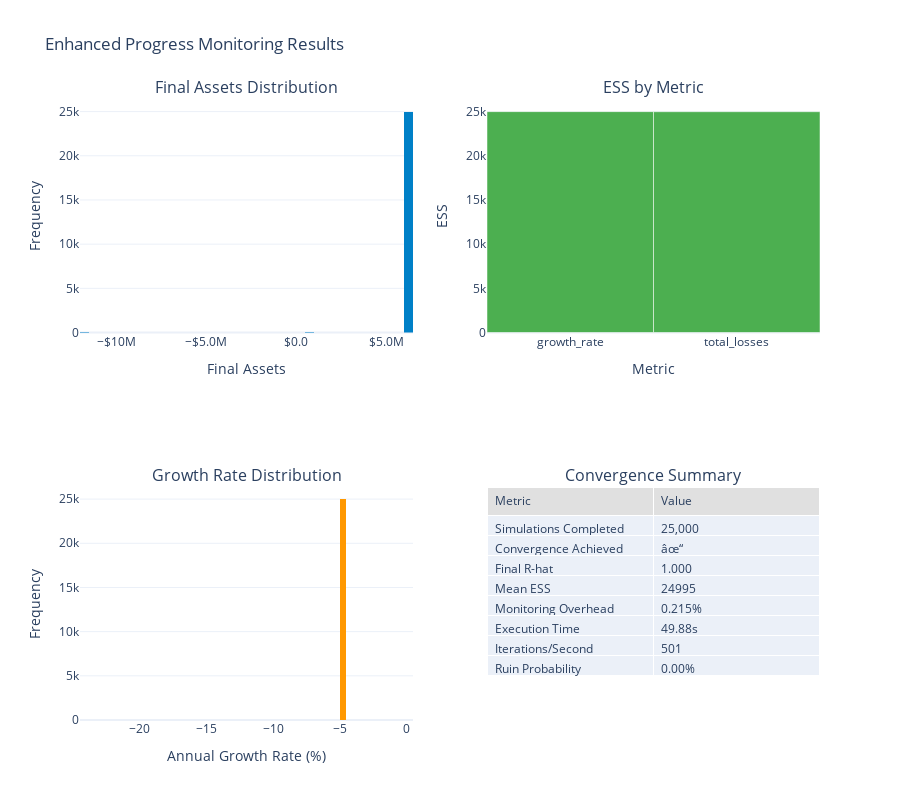

The code cell stored with this chart in its notebook:
### Markdown cell above
## 6. Enhanced Progress Monitoring with ESS

Demonstrate the new progress monitoring features with ESS calculation and convergence checks at specified intervals.

### Code cell
def demonstrate_progress_monitoring():
    """Demonstrate enhanced progress monitoring with ESS calculation."""
    
    print("ENHANCED PROGRESS MONITORING DEMONSTRATION")
    print("="*70)
    print("Features:")
    print("- Real-time progress tracking with ETA")
    print("- ESS calculation at convergence checkpoints")
    print("- Convergence checks at 10K, 25K, 50K, 100K iterations")
    print("- Early stopping when convergence achieved")
    print("- Performance overhead tracking (<1%)")
    print()
    
    # Setup simulation engine with large simulation count
    manufacturer_config = ManufacturerConfig(
        initial_assets=10_000_000,
        asset_turnover_ratio=0.5,
        base_operating_margin=0.08,
        tax_rate=0.25,
        retention_ratio=0.8
    )
    manufacturer = WidgetManufacturer(manufacturer_config)
    
    loss_generator = ManufacturingLossGenerator(
        attritional_params={
            'base_frequency': 5.0,
            'severity_mean': 50_000,
            'severity_cv': 0.8
        },
        large_params={
            'base_frequency': 0.5,
            'severity_mean': 2_000_000,
            'severity_cv': 1.2
        },
        seed=42
    )
    
    insurance_program = InsuranceProgram(layers=[
        EnhancedInsuranceLayer(0, 5_000_000, 0.015),
        EnhancedInsuranceLayer(5_000_000, 20_000_000, 0.008),
        EnhancedInsuranceLayer(25_000_000, 25_000_000, 0.004)
    ])
    
    # Configure for 100K simulations
    config = SimulationConfig(
        n_simulations=100_000,
        n_years=10,
        parallel=False,  # Use sequential to show progress
        progress_bar=False,  # Disable tqdm to use our progress monitor
        seed=42
    )
    
    engine = MonteCarloEngine(
        loss_generator=loss_generator,
        insurance_program=insurance_program,
        manufacturer=manufacturer,
        config=config
    )
    
    print("Running 100K simulations with enhanced progress monitoring...")
    print("(Early stopping enabled if R-hat < 1.1)")
    print()
    
    # Run with new progress monitoring
    results = engine.run_with_progress_monitoring(
        check_intervals=[10_000, 25_000, 50_000, 100_000],
        convergence_threshold=1.1,
        early_stopping=True,
        show_progress=True
    )
    
    print("\n" + "="*70)
    print("RESULTS SUMMARY")
    print("="*70)
    
    # Display results
    actual_iterations = results.metrics.get("actual_iterations", config.n_simulations)
    print(f"Simulations requested: {config.n_simulations:,}")
    print(f"Simulations completed: {actual_iterations:,}")
    
    if results.metrics.get("convergence_achieved"):
        print(f"âœ“ Convergence achieved at iteration {results.metrics.get('convergence_iteration'):,}")
        print(f"  Early stopping saved {config.n_simulations - actual_iterations:,} iterations")
        time_saved = (config.n_simulations - actual_iterations) / actual_iterations * results.execution_time
        print(f"  Estimated time saved: {time_saved:.1f}s")
    else:
        print("âœ— Convergence not achieved")
    
    print(f"\nExecution time: {results.execution_time:.2f}s")
    print(f"Speed: {actual_iterations/results.execution_time:.0f} iterations/second")
    print(f"Monitoring overhead: {results.metrics.get('monitoring_overhead_pct', 0):.3f}%")
    
    # Display convergence statistics
    if results.convergence:
        print("\nFinal Convergence Statistics:")
        for metric_name, stats in results.convergence.items():
            print(f"  {metric_name}:")
            print(f"    R-hat: {stats.r_hat:.3f}")
            print(f"    ESS: {stats.ess:.0f}")
            print(f"    MCSE: {stats.mcse:.4f}")
            print(f"    Converged: {'âœ“' if stats.converged else 'âœ—'}")
    
    # Create visualization of convergence progress
    fig = make_subplots(
        rows=2, cols=2,
        subplot_titles=(
            'Final Assets Distribution',
            'ESS by Metric',
            'Growth Rate Distribution',
            'Convergence Summary'
        ),
        specs=[
            [{'type': 'histogram'}, {'type': 'bar'}],
            [{'type': 'histogram'}, {'type': 'table'}]
        ]
    )
    
    # Final assets distribution
    fig.add_trace(
        go.Histogram(
            x=results.final_assets,
            nbinsx=50,
            name='Final Assets',
            marker_color=WSJ_COLORS['blue'],
            showlegend=False
        ),
        row=1, col=1
    )
    
    # ESS by metric
    if results.convergence:
        metric_names = list(results.convergence.keys())
        ess_values = [stats.ess for stats in results.convergence.values()]
        
        fig.add_trace(
            go.Bar(
                x=metric_names,
                y=ess_values,
                marker_color=WSJ_COLORS['green'],
                showlegend=False
            ),
            row=1, col=2
        )
    
    # Growth rate distribution
    fig.add_trace(
        go.Histogram(
            x=results.growth_rates * 100,
            nbinsx=50,
            name='Growth Rate',
            marker_color=WSJ_COLORS['orange'],
            showlegend=False
        ),
        row=2, col=1
    )
    
    # Convergence summary table
    summary_data = [
        ['Simulations Completed', f'{actual_iterations:,}'],
        ['Convergence Achieved', 'âœ“' if results.metrics.get("convergence_achieved") else 'âœ—'],
        ['Final R-hat', f'{list(results.convergence.values())[0].r_hat:.3f}' if results.convergence else 'N/A'],
        ['Mean ESS', f'{np.mean([s.ess for s in results.convergence.values()]):.0f}' if results.convergence else 'N/A'],
        ['Monitoring Overhead', f'{results.metrics.get("monitoring_overhead_pct", 0):.3f}%'],
        ['Execution Time', f'{results.execution_time:.2f}s'],
        ['Iterations/Second', f'{actual_iterations/results.execution_time:.0f}'],
        ['Ruin Probability', f'{results.ruin_probability*100:.2f}%']
    ]
    
    fig.add_trace(
        go.Table(
            header=dict(
                values=['Metric', 'Value'],
                fill_color=WSJ_COLORS['light_gray'],
                align='left'
            ),
            cells=dict(
                values=list(zip(*summary_data)),
                align='left'
            )
        ),
        row=2, col=2
    )
    
    # Update layout
    fig.update_layout(
        height=800,
        title_text="Enhanced Progress Monitoring Results",
        template='plotly_white',
        showlegend=False
    )
    
    fig.update_xaxes(title_text="Final Assets", row=1, col=1, tickformat='$.2s')
    fig.update_xaxes(title_text="Metric", row=1, col=2)
    fig.update_xaxes(title_text="Annual Growth Rate (%)", row=2, col=1)
    
    fig.update_yaxes(title_text="Frequency", row=1, col=1)
    fig.update_yaxes(title_text="ESS", row=1, col=2)
    fig.update_yaxes(title_text="Frequency", row=2, col=1)
    
    fig.show()
    
    return results

# Run demonstration
try:
    results = demonstrate_progress_monitoring()
except Exception as e:
    print(f"Note: Progress monitoring demo requires enhanced features: {e}")
    print("Running standard simulation instead...")
    
    # Fallback to standard simulation
    engine = setup_simulation_engine(n_simulations=10000, n_years=10, parallel=False)
    results = engine.run()
    print(f"\nStandard simulation completed:")
    print(f"  Simulations: {engine.config.n_simulations:,}")
    print(f"  Execution time: {results.execution_time:.2f}s")
    print(f"  Ruin probability: {results.ruin_probability*100:.2f}%")

### Figure 1 — Plotly figure (JSON) as saved in the notebook; plotly's stock layout.template omitted (floating-point values rounded to 4 significant figures; data arrays with more than 128 entries replaced by an {"elided": "..."} marker saying what was removed)
{"data": [{"marker": {"color": "#0080C7"}, "name": "Final Assets", "nbinsx": 50, "showlegend": false, "type": "histogram", "x": {"elided": "25000 float values"}, "xaxis": "x", "yaxis": "y"}, {"marker": {"color": "#4CAF50"}, "showlegend": false, "type": "bar", "x": ["growth_rate", "total_losses"], "xaxis": "x2", "y": [25000.0, 24990.0], "yaxis": "y2"}, {"marker": {"color": "#FF9800"}, "name": "Growth Rate", "nbinsx": 50, "showlegend": false, "type": "histogram", "x": {"elided": "25000 float values"}, "xaxis": "x3", "yaxis": "y3"}, {"cells": {"align": "left", "values": [["Simulations Completed", "Convergence Achieved", "Final R-hat", "Mean ESS", "Monitoring Overhead", "Execution Time", "Iterations/Second", "Ruin Probability"], ["25,000", "âœ“", "1.000", "24995", "0.215%", "49.88s", "501", "0.00%"]]}, "domain": {"x": [0.55, 1.0], "y": [0.0, 0.375]}, "header": {"align": "left", "fill": {"color": "#E0E0E0"}, "values": ["Metric", "Value"]}, "type": "table"}], "layout": {"annotations": [{"font": {"size": 16}, "showarrow": false, "text": "Final Assets Distribution", "x": 0.225, "xanchor": "center", "xref": "paper", "y": 1.0, "yanchor": "bottom", "yref": "paper"}, {"font": {"size": 16}, "showarrow": false, "text": "ESS by Metric", "x": 0.775, "xanchor": "center", "xref": "paper", "y": 1.0, "yanchor": "bottom", "yref": "paper"}, {"font": {"size": 16}, "showarrow": false, "text": "Growth Rate Distribution", "x": 0.225, "xanchor": "center", "xref": "paper", "y": 0.375, "yanchor": "bottom", "yref": "paper"}, {"font": {"size": 16}, "showarrow": false, "text": "Convergence Summary", "x": 0.775, "xanchor": "center", "xref": "paper", "y": 0.375, "yanchor": "bottom", "yref": "paper"}], "height": 800, "showlegend": false, "title": {"text": "Enhanced Progress Monitoring Results"}, "xaxis": {"anchor": "y", "domain": [0.0, 0.45], "tickformat": "$.2s", "title": {"text": "Final Assets"}}, "xaxis2": {"anchor": "y2", "domain": [0.55, 1.0], "title": {"text": "Metric"}}, "xaxis3": {"anchor": "y3", "domain": [0.0, 0.45], "title": {"text": "Annual Growth Rate (%)"}}, "yaxis": {"anchor": "x", "domain": [0.625, 1.0], "title": {"text": "Frequency"}}, "yaxis2": {"anchor": "x2", "domain": [0.625, 1.0], "title": {"text": "ESS"}}, "yaxis3": {"anchor": "x3", "domain": [0.0, 0.375], "title": {"text": "Frequency"}}}}
